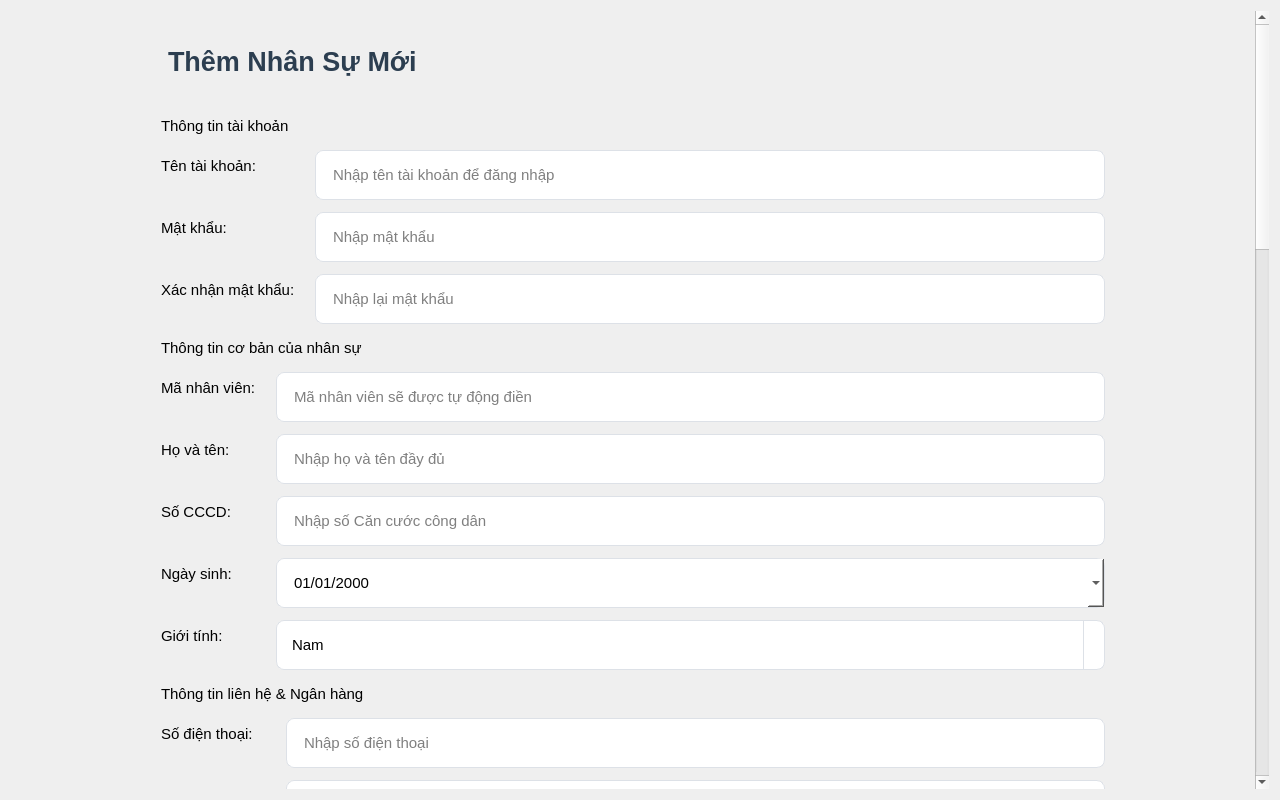
<?xml version="1.0" encoding="UTF-8"?>
<ui version="4.0">
 <class>GD_Them</class>
 <widget class="QDialog" name="GD_Them">
  <property name="geometry">
   <rect>
    <x>0</x>
    <y>0</y>
    <width>1280</width>
    <height>800</height>
   </rect>
  </property>
  <property name="windowTitle">
   <string>Thêm nhân sự</string>
  </property>
  <property name="styleSheet">
   <string notr="true">/* --- Main Window Style --- */
#centralwidget {
	background-color: #f4f7fc;
}

QWidget {
	font-family: &quot;Segoe UI&quot;, Arial, sans-serif;
	font-size: 11pt;
}

/* --- ScrollArea --- */
QScrollArea {
	border: none;
}

/* --- Form Title --- */
#lblFormTitle {
	font-size: 20pt;
	font-weight: bold;
	color: #2c3e50;
	qproperty-alignment: 'AlignCenter';
	margin-bottom: 25px;
	margin-top: 15px;
}

/* --- Section Labels --- */
.SectionLabel {
    font-size: 13pt;
    font-weight: bold;
    color: #34495e;
    margin-top: 20px;
    margin-bottom: 5px;
    border-bottom: 2px solid #bdc3c7;
    padding-bottom: 5px;
}


/* --- Input Fields --- */
QLineEdit, QComboBox, QDateEdit, QDoubleSpinBox {
	background-color: #ffffff;
	border: 1px solid #dde1e7;
	border-radius: 8px;
	padding: 10px 15px;
	font-size: 11pt;
	min-height: 28px;
}
QLineEdit:focus, QComboBox:focus, QDateEdit:focus, QDoubleSpinBox:focus {
	border: 2px solid #27ae60;
}

QComboBox::drop-down {
    subcontrol-origin: padding;
    subcontrol-position: top right;
    width: 20px;
    border-left-width: 1px;
    border-left-color: #dde1e7;
    border-left-style: solid;
    border-top-right-radius: 8px;
    border-bottom-right-radius: 8px;
}

QComboBox::down-arrow {
    image: url(:/qt-project.org/styles/commonstyle/images/down-arrow-16.png);
}


/* --- Add Button --- */
#btnThem {
	background-color: #27ae60;
	color: white;
	font-size: 14pt;
	font-weight: bold;
	border: none;
	border-radius: 20px;
	min-height: 50px;
	min-width: 250px;
	margin-top: 25px;
}
#btnThem:hover {
	background-color: #229954;
}
#btnThem:pressed {
	background-color: #1e8449;
}

/* --- Status/Error Message Label --- */
#lblStatus {
	color: #e74c3c;
	font-size: 11pt;
	qproperty-alignment: 'AlignCenter';
	min-height: 25px;
}

/* --- Table Widget --- */
QTableWidget {
    border: 1px solid #dde1e7;
    border-radius: 8px;
    gridline-color: #e0e0e0;
}
QHeaderView::section {
    background-color: #f8f9fa;
    padding: 8px;
    border: none;
    border-bottom: 1px solid #dde1e7;
    font-weight: bold;
}
</string>
  </property>
  <layout class="QVBoxLayout" name="verticalLayout">
   <item>
    <widget class="QScrollArea" name="scrollArea">
     <property name="widgetResizable">
      <bool>true</bool>
     </property>
     <widget class="QWidget" name="scrollAreaWidgetContents">
      <layout class="QVBoxLayout" name="mainLayout">
       <property name="spacing">
        <number>15</number>
       </property>
       <property name="leftMargin">
        <number>150</number>
       </property>
       <property name="topMargin">
        <number>20</number>
       </property>
       <property name="rightMargin">
        <number>150</number>
       </property>
       <property name="bottomMargin">
        <number>50</number>
       </property>
       <item>
        <widget class="QLabel" name="lblFormTitle">
         <property name="text">
          <string>Thêm Nhân Sự Mới</string>
         </property>
        </widget>
       </item>
       <item>
        <widget class="QLabel" name="lblSectionAccountInfo">
         <property name="text">
          <string>Thông tin tài khoản</string>
         </property>
         <property name="class" stdset="0">
          <string>SectionLabel</string>
         </property>
        </widget>
       </item>
       <item>
        <layout class="QFormLayout" name="formLayoutAccount">
         <property name="horizontalSpacing">
          <number>20</number>
         </property>
         <property name="verticalSpacing">
          <number>12</number>
         </property>
         <item row="0" column="0">
          <widget class="QLabel" name="lblUsername">
           <property name="text">
            <string>Tên tài khoản:</string>
           </property>
          </widget>
         </item>
         <item row="0" column="1">
          <widget class="QLineEdit" name="txtUsername">
           <property name="placeholderText">
            <string>Nhập tên tài khoản để đăng nhập</string>
           </property>
          </widget>
         </item>
         <item row="1" column="0">
          <widget class="QLabel" name="lblPassword">
           <property name="text">
            <string>Mật khẩu:</string>
           </property>
          </widget>
         </item>
         <item row="1" column="1">
          <widget class="QLineEdit" name="txtPassword">
           <property name="echoMode">
            <enum>QLineEdit::EchoMode::Password</enum>
           </property>
           <property name="placeholderText">
            <string>Nhập mật khẩu</string>
           </property>
          </widget>
         </item>
         <item row="2" column="0">
          <widget class="QLabel" name="lblConfirmPassword">
           <property name="text">
            <string>Xác nhận mật khẩu:</string>
           </property>
          </widget>
         </item>
         <item row="2" column="1">
          <widget class="QLineEdit" name="txtConfirmPassword">
           <property name="echoMode">
            <enum>QLineEdit::EchoMode::Password</enum>
           </property>
           <property name="placeholderText">
            <string>Nhập lại mật khẩu</string>
           </property>
          </widget>
         </item>
        </layout>
       </item>
       <item>
        <widget class="QLabel" name="lblSectionBasicInfo">
         <property name="text">
          <string>Thông tin cơ bản của nhân sự</string>
         </property>
         <property name="class" stdset="0">
          <string>SectionLabel</string>
         </property>
        </widget>
       </item>
       <item>
        <layout class="QFormLayout" name="formLayoutBasic">
         <property name="horizontalSpacing">
          <number>20</number>
         </property>
         <property name="verticalSpacing">
          <number>12</number>
         </property>
         <item row="0" column="0">
          <widget class="QLabel" name="lblMaNhanVien">
           <property name="text">
            <string>Mã nhân viên:</string>
           </property>
          </widget>
         </item>
         <item row="0" column="1">
          <widget class="QLineEdit" name="txtMaNhanVien">
           <property name="placeholderText">
            <string>Mã nhân viên sẽ được tự động điền</string>
           </property>
          </widget>
         </item>
         <item row="1" column="0">
          <widget class="QLabel" name="lblHoTen">
           <property name="text">
            <string>Họ và tên:</string>
           </property>
          </widget>
         </item>
         <item row="1" column="1">
          <widget class="QLineEdit" name="txtHoTen">
           <property name="placeholderText">
            <string>Nhập họ và tên đầy đủ</string>
           </property>
          </widget>
         </item>
         <item row="2" column="0">
          <widget class="QLabel" name="lblCCCD">
           <property name="text">
            <string>Số CCCD:</string>
           </property>
          </widget>
         </item>
         <item row="2" column="1">
          <widget class="QLineEdit" name="txtCCCD">
           <property name="placeholderText">
            <string>Nhập số Căn cước công dân</string>
           </property>
          </widget>
         </item>
         <item row="3" column="0">
          <widget class="QLabel" name="lblNgaySinh">
           <property name="text">
            <string>Ngày sinh:</string>
           </property>
          </widget>
         </item>
         <item row="3" column="1">
          <widget class="QDateEdit" name="dateNgaySinh">
           <property name="displayFormat">
            <string>dd/MM/yyyy</string>
           </property>
           <property name="calendarPopup">
            <bool>true</bool>
           </property>
          </widget>
         </item>
         <item row="4" column="0">
          <widget class="QLabel" name="lblGioiTinh">
           <property name="text">
            <string>Giới tính:</string>
           </property>
          </widget>
         </item>
         <item row="4" column="1">
          <widget class="QComboBox" name="cmbGioiTinh">
           <item>
            <property name="text">
             <string>Nam</string>
            </property>
           </item>
           <item>
            <property name="text">
             <string>Nữ</string>
            </property>
           </item>
          </widget>
         </item>
        </layout>
       </item>
       <item>
        <widget class="QLabel" name="lblSectionContact">
         <property name="text">
          <string>Thông tin liên hệ &amp; Ngân hàng</string>
         </property>
         <property name="class" stdset="0">
          <string>SectionLabel</string>
         </property>
        </widget>
       </item>
       <item>
        <layout class="QFormLayout" name="formLayoutContact">
         <property name="horizontalSpacing">
          <number>20</number>
         </property>
         <property name="verticalSpacing">
          <number>12</number>
         </property>
         <item row="0" column="0">
          <widget class="QLabel" name="lblSoDienThoai">
           <property name="text">
            <string>Số điện thoại:</string>
           </property>
          </widget>
         </item>
         <item row="0" column="1">
          <widget class="QLineEdit" name="txtSoDienThoai">
           <property name="placeholderText">
            <string>Nhập số điện thoại</string>
           </property>
          </widget>
         </item>
         <item row="1" column="0">
          <widget class="QLabel" name="lblEmail">
           <property name="text">
            <string>Email:</string>
           </property>
          </widget>
         </item>
         <item row="1" column="1">
          <widget class="QLineEdit" name="txtEmail">
           <property name="placeholderText">
            <string>Nhập địa chỉ email</string>
           </property>
          </widget>
         </item>
         <item row="2" column="0">
          <widget class="QLabel" name="lblDiaChi">
           <property name="text">
            <string>Địa chỉ:</string>
           </property>
          </widget>
         </item>
         <item row="2" column="1">
          <widget class="QLineEdit" name="txtDiaChi">
           <property name="placeholderText">
            <string>Nhập địa chỉ hiện tại</string>
           </property>
          </widget>
         </item>
         <item row="3" column="0">
          <widget class="QLabel" name="lblSoTaiKhoan">
           <property name="text">
            <string>Số tài khoản:</string>
           </property>
          </widget>
         </item>
         <item row="3" column="1">
          <widget class="QLineEdit" name="txtSoTaiKhoan">
           <property name="placeholderText">
            <string>Nhập số tài khoản ngân hàng</string>
           </property>
          </widget>
         </item>
         <item row="4" column="0">
          <widget class="QLabel" name="lblTenNganHang">
           <property name="text">
            <string>Tên ngân hàng:</string>
           </property>
          </widget>
         </item>
         <item row="4" column="1">
          <widget class="QLineEdit" name="txtTenNganHang">
           <property name="placeholderText">
            <string>Nhập tên ngân hàng</string>
           </property>
          </widget>
         </item>
        </layout>
       </item>
       <item>
        <widget class="QLabel" name="lblSectionJobInfo">
         <property name="text">
          <string>Thông tin công việc &amp; Học vấn</string>
         </property>
         <property name="class" stdset="0">
          <string>SectionLabel</string>
         </property>
        </widget>
       </item>
       <item>
        <layout class="QFormLayout" name="formLayoutJob">
         <property name="horizontalSpacing">
          <number>20</number>
         </property>
         <property name="verticalSpacing">
          <number>12</number>
         </property>
         <item row="0" column="0">
          <widget class="QLabel" name="lblNgayVaoCongTy">
           <property name="text">
            <string>Ngày vào công ty:</string>
           </property>
          </widget>
         </item>
         <item row="0" column="1">
          <widget class="QDateEdit" name="dateNgayVaoCongTy">
           <property name="displayFormat">
            <string>dd/MM/yyyy</string>
           </property>
           <property name="calendarPopup">
            <bool>true</bool>
           </property>
          </widget>
         </item>
         <item row="1" column="0">
          <widget class="QLabel" name="lblViTriCongViec">
           <property name="text">
            <string>Vị trí công việc:</string>
           </property>
          </widget>
         </item>
         <item row="1" column="1">
          <widget class="QLineEdit" name="txtViTriCongViec">
           <property name="placeholderText">
            <string>Nhập vị trí công việc</string>
           </property>
          </widget>
         </item>
         <item row="2" column="0">
          <widget class="QLabel" name="lblPhongBan">
           <property name="text">
            <string>Phòng ban:</string>
           </property>
          </widget>
         </item>
         <item row="2" column="1">
          <widget class="QComboBox" name="cmbPhongBan"/>
         </item>
         <item row="3" column="0">
          <widget class="QLabel" name="lblTrinhDoHocVan">
           <property name="text">
            <string>Trình độ học vấn:</string>
           </property>
          </widget>
         </item>
         <item row="3" column="1">
          <widget class="QLineEdit" name="txtTrinhDoHocVan">
           <property name="placeholderText">
            <string>Ví dụ: Cử nhân, Kỹ sư,...</string>
           </property>
          </widget>
         </item>
         <item row="4" column="0">
          <widget class="QLabel" name="lblChuyenNganh">
           <property name="text">
            <string>Chuyên ngành:</string>
           </property>
          </widget>
         </item>
         <item row="4" column="1">
          <widget class="QLineEdit" name="txtChuyenNganh">
           <property name="placeholderText">
            <string>Ví dụ: Công nghệ thông tin, Kế toán,...</string>
           </property>
          </widget>
         </item>
        </layout>
       </item>
       <item>
        <widget class="QLabel" name="lblSectionSalary">
         <property name="text">
          <string>Thông tin Lương &amp; Loại nhân sự</string>
         </property>
         <property name="class" stdset="0">
          <string>SectionLabel</string>
         </property>
        </widget>
       </item>
       <item>
        <layout class="QFormLayout" name="formLayoutType">
         <property name="horizontalSpacing">
          <number>20</number>
         </property>
         <property name="verticalSpacing">
          <number>12</number>
         </property>
         <item row="0" column="0">
          <widget class="QLabel" name="lblLoaiNhanSu">
           <property name="text">
            <string>Loại nhân sự:</string>
           </property>
          </widget>
         </item>
         <item row="0" column="1">
          <widget class="QComboBox" name="cmbLoaiNhanSu">
           <item>
            <property name="text">
             <string>Nhân viên thử việc</string>
            </property>
           </item>
           <item>
            <property name="text">
             <string>Nhân viên chính thức</string>
            </property>
           </item>
           <item>
            <property name="text">
             <string>Quản lý</string>
            </property>
           </item>
          </widget>
         </item>
        </layout>
       </item>
       <item>
        <widget class="QWidget" name="groupThuViec" native="true">
         <layout class="QVBoxLayout" name="verticalLayout_3">
          <property name="leftMargin">
           <number>0</number>
          </property>
          <property name="topMargin">
           <number>0</number>
          </property>
          <property name="rightMargin">
           <number>0</number>
          </property>
          <property name="bottomMargin">
           <number>0</number>
          </property>
          <item>
           <layout class="QFormLayout" name="formLayoutThuViec">
            <property name="horizontalSpacing">
             <number>20</number>
            </property>
            <property name="verticalSpacing">
             <number>12</number>
            </property>
            <item row="0" column="0">
             <widget class="QLabel" name="lblPhuCapThucTap">
              <property name="text">
               <string>Phụ cấp thực tập:</string>
              </property>
             </widget>
            </item>
            <item row="0" column="1">
             <widget class="QDoubleSpinBox" name="spinPhuCapThucTap">
              <property name="suffix">
               <string> VNĐ</string>
              </property>
              <property name="maximum">
               <double>999999999.989999949435425</double>
              </property>
             </widget>
            </item>
           </layout>
          </item>
         </layout>
        </widget>
       </item>
       <item>
        <widget class="QWidget" name="groupChinhThuc" native="true">
         <layout class="QVBoxLayout" name="verticalLayout_4">
          <property name="leftMargin">
           <number>0</number>
          </property>
          <property name="topMargin">
           <number>0</number>
          </property>
          <property name="rightMargin">
           <number>0</number>
          </property>
          <property name="bottomMargin">
           <number>0</number>
          </property>
          <item>
           <layout class="QFormLayout" name="formLayoutChinhThuc">
            <property name="horizontalSpacing">
             <number>20</number>
            </property>
            <property name="verticalSpacing">
             <number>12</number>
            </property>
            <item row="0" column="0">
             <widget class="QLabel" name="lblLuongCoBan_CT">
              <property name="text">
               <string>Lương cơ bản:</string>
              </property>
             </widget>
            </item>
            <item row="0" column="1">
             <widget class="QDoubleSpinBox" name="spinLuongCoBan_CT">
              <property name="suffix">
               <string> VNĐ</string>
              </property>
              <property name="maximum">
               <double>999999999.989999949435425</double>
              </property>
             </widget>
            </item>
            <item row="1" column="0">
             <widget class="QLabel" name="lblHeSoLuong_CT">
              <property name="text">
               <string>Hệ số lương:</string>
              </property>
             </widget>
            </item>
            <item row="1" column="1">
             <widget class="QDoubleSpinBox" name="spinHeSoLuong_CT">
              <property name="decimals">
               <number>2</number>
              </property>
              <property name="minimum">
               <double>1.00</double>
              </property>
              <property name="maximum">
               <double>10.00</double>
              </property>
              <property name="singleStep">
               <double>0.01</double>
              </property>
             </widget>
            </item>
            <item row="2" column="0">
             <widget class="QLabel" name="lblPhuCapChucVu_CT">
              <property name="text">
               <string>Phụ cấp chức vụ:</string>
              </property>
             </widget>
            </item>
            <item row="2" column="1">
             <widget class="QDoubleSpinBox" name="spinPhuCapChucVu_CT">
              <property name="suffix">
               <string> VNĐ</string>
              </property>
              <property name="maximum">
               <double>999999999.989999949435425</double>
              </property>
             </widget>
            </item>
            <item row="3" column="0">
             <widget class="QLabel" name="lblPhuCapAnTrua">
              <property name="text">
               <string>Phụ cấp ăn trưa:</string>
              </property>
             </widget>
            </item>
            <item row="3" column="1">
             <widget class="QDoubleSpinBox" name="spinPhuCapAnTrua">
              <property name="suffix">
               <string> VNĐ</string>
              </property>
              <property name="maximum">
               <double>999999999.989999949435425</double>
              </property>
             </widget>
            </item>
            <item row="4" column="0">
             <widget class="QLabel" name="lblPhuCapXangXe">
              <property name="text">
               <string>Phụ cấp xăng xe:</string>
              </property>
             </widget>
            </item>
            <item row="4" column="1">
             <widget class="QDoubleSpinBox" name="spinPhuCapXangXe">
              <property name="suffix">
               <string> VNĐ</string>
              </property>
              <property name="maximum">
               <double>999999999.989999949435425</double>
              </property>
             </widget>
            </item>
           </layout>
          </item>
         </layout>
        </widget>
       </item>
       <item>
        <widget class="QWidget" name="groupQuanLy" native="true">
         <layout class="QVBoxLayout" name="verticalLayout_5">
          <property name="leftMargin">
           <number>0</number>
          </property>
          <property name="topMargin">
           <number>0</number>
          </property>
          <property name="rightMargin">
           <number>0</number>
          </property>
          <property name="bottomMargin">
           <number>0</number>
          </property>
          <item>
           <layout class="QFormLayout" name="formLayoutQuanLy">
            <property name="horizontalSpacing">
             <number>20</number>
            </property>
            <property name="verticalSpacing">
             <number>12</number>
            </property>
            <item row="0" column="0">
             <widget class="QLabel" name="lblLuongCoBan_QL">
              <property name="text">
               <string>Lương cơ bản:</string>
              </property>
             </widget>
            </item>
            <item row="0" column="1">
             <widget class="QDoubleSpinBox" name="spinLuongCoBan_QL">
              <property name="suffix">
               <string> VNĐ</string>
              </property>
              <property name="maximum">
               <double>999999999.989999949435425</double>
              </property>
             </widget>
            </item>
            <item row="1" column="0">
             <widget class="QLabel" name="lblHeSoLuong_QL">
              <property name="text">
               <string>Hệ số lương:</string>
              </property>
             </widget>
            </item>
            <item row="1" column="1">
             <widget class="QDoubleSpinBox" name="spinHeSoLuong_QL">
              <property name="decimals">
               <number>2</number>
              </property>
              <property name="minimum">
               <double>1.00</double>
              </property>
              <property name="maximum">
               <double>10.00</double>
              </property>
              <property name="singleStep">
               <double>0.01</double>
              </property>
             </widget>
            </item>
            <item row="2" column="0">
             <widget class="QLabel" name="lblPhuCapQuanLy">
              <property name="text">
               <string>Phụ cấp quản lý:</string>
              </property>
             </widget>
            </item>
            <item row="2" column="1">
             <widget class="QDoubleSpinBox" name="spinPhuCapQuanLy">
              <property name="suffix">
               <string> VNĐ</string>
              </property>
              <property name="maximum">
               <double>999999999.989999949435425</double>
              </property>
             </widget>
            </item>
            <item row="3" column="0">
             <widget class="QLabel" name="lblThuongHieuQua">
              <property name="text">
               <string>Thưởng hiệu quả:</string>
              </property>
             </widget>
            </item>
            <item row="3" column="1">
             <widget class="QDoubleSpinBox" name="spinThuongHieuQua">
              <property name="suffix">
               <string> VNĐ</string>
              </property>
              <property name="maximum">
               <double>999999999.989999949435425</double>
              </property>
             </widget>
            </item>
           </layout>
          </item>
         </layout>
        </widget>
       </item>
       <item>
        <widget class="QGroupBox" name="groupThanNhan">
         <property name="title">
          <string>Thông tin thân nhân</string>
         </property>
         <layout class="QVBoxLayout" name="verticalLayout_2">
          <property name="spacing">
           <number>10</number>
          </property>
          <item>
           <widget class="QTableWidget" name="tableThanNhan">
            <property name="editTriggers">
             <set>QAbstractItemView::NoEditTriggers</set>
            </property>
            <property name="selectionMode">
             <enum>QAbstractItemView::SingleSelection</enum>
            </property>
            <property name="selectionBehavior">
             <enum>QAbstractItemView::SelectRows</enum>
            </property>
            <attribute name="horizontalHeaderStretchLastSection">
             <bool>true</bool>
            </attribute>
            <column>
             <property name="text">
              <string>Họ và Tên</string>
             </property>
            </column>
            <column>
             <property name="text">
              <string>Quan hệ</string>
             </property>
            </column>
            <column>
             <property name="text">
              <string>Số điện thoại</string>
             </property>
            </column>
           </widget>
          </item>
          <item>
           <layout class="QFormLayout" name="formLayoutThanNhan">
            <item row="0" column="0">
             <widget class="QLabel" name="lblTenThanNhan">
              <property name="text">
               <string>Họ và tên:</string>
              </property>
             </widget>
            </item>
            <item row="0" column="1">
             <widget class="QLineEdit" name="txtTenThanNhan">
              <property name="placeholderText">
               <string>Nhập họ tên thân nhân</string>
              </property>
             </widget>
            </item>
            <item row="1" column="0">
             <widget class="QLabel" name="lblQuanHe">
              <property name="text">
               <string>Quan hệ:</string>
              </property>
             </widget>
            </item>
            <item row="1" column="1">
             <widget class="QLineEdit" name="txtQuanHe">
              <property name="placeholderText">
               <string>Ví dụ: Vợ, Chồng, Con,...</string>
              </property>
             </widget>
            </item>
            <item row="2" column="0">
             <widget class="QLabel" name="lblSdtThanNhan">
              <property name="text">
               <string>Số điện thoại:</string>
              </property>
             </widget>
            </item>
            <item row="2" column="1">
             <widget class="QLineEdit" name="txtSdtThanNhan">
              <property name="placeholderText">
               <string>Nhập SĐT thân nhân</string>
              </property>
             </widget>
            </item>
           </layout>
          </item>
          <item>
           <layout class="QHBoxLayout" name="horizontalLayout">
            <item>
             <spacer name="horizontalSpacer">
              <property name="orientation">
               <enum>Qt::Horizontal</enum>
              </property>
              <property name="sizeHint" stdset="0">
               <size>
                <width>40</width>
                <height>20</height>
               </size>
              </property>
             </spacer>
            </item>
            <item>
             <widget class="QPushButton" name="btnThemThanNhan">
              <property name="text">
               <string>Thêm Thân nhân</string>
              </property>
             </widget>
            </item>
            <item>
             <widget class="QPushButton" name="btnXoaThanNhan">
              <property name="text">
               <string>Xóa Thân nhân</string>
              </property>
             </widget>
            </item>
           </layout>
          </item>
         </layout>
        </widget>
       </item>
       <item>
        <spacer name="verticalSpacer">
         <property name="orientation">
          <enum>Qt::Vertical</enum>
         </property>
         <property name="sizeHint" stdset="0">
          <size>
           <width>20</width>
           <height>40</height>
          </size>
         </property>
        </spacer>
       </item>
       <item alignment="Qt::AlignHCenter">
        <widget class="QLabel" name="lblStatus">
        </widget>
       </item>
       <item alignment="Qt::AlignHCenter">
        <widget class="QPushButton" name="btnThem">
         <property name="text">
          <string>Thêm Nhân Sự</string>
         </property>
        </widget>
       </item>
      </layout>
     </widget>
    </widget>
   </item>
  </layout>
 </widget>
 <resources/>
 <connections/>
</ui>
